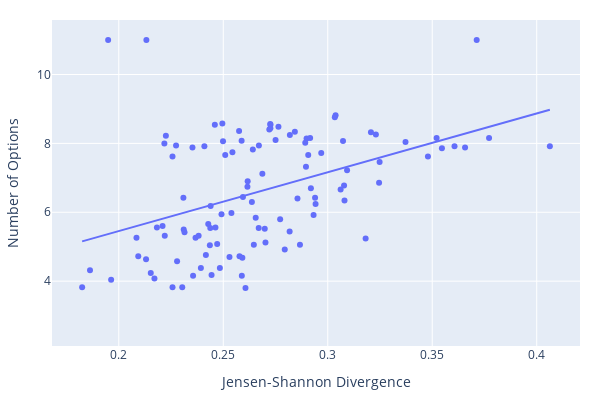

Notebook code for this chart:
### Code cell
px.scatter(merged_df, 'jsd', 'num_selections', trendline='ols', width=600, height=400,
          labels={
              'jsd': 'Jensen-Shannon Divergence',
              'num_selections': 'Number of Options'
          }).update_layout(
    margin=dict(l=20, r=20, t=20, b=20)
)

### Figure 1 — Plotly figure (JSON) as saved in the notebook; plotly's stock layout.template omitted (floating-point values rounded to 4 significant figures; data arrays with more than 128 entries replaced by an {"elided": "..."} marker saying what was removed)
{"data": [{"hovertemplate": "Jensen-Shannon Divergence=%{x}<br>Number of Options=%{y}<extra></extra>", "legendgroup": "", "marker": {"color": "#636efa", "symbol": "circle"}, "mode": "markers", "name": "", "orientation": "v", "showlegend": false, "type": "scatter", "x": {"elided": "138 float values"}, "xaxis": "x", "y": {"elided": "138 float values"}, "yaxis": "y"}, {"hovertemplate": "<b>OLS trendline</b><br>num_selections = 17.0768 * jsd + 2.03907<br>R<sup>2</sup>=0.189677<br><br>Jensen-Shannon Divergence=%{x}<br>Number of Options=%{y} <b>(trend)</b><extra></extra>", "legendgroup": "", "marker": {"color": "#636efa", "symbol": "circle"}, "mode": "lines", "name": "", "showlegend": false, "type": "scatter", "x": [0.1825, 0.1862, 0.1949, 0.1963, 0.2085, 0.2093, 0.2131, 0.2132, 0.2153, 0.2171, 0.2183, 0.221, 0.2218, 0.222, 0.2225, 0.2257, 0.2257, 0.2274, 0.2279, 0.2304, 0.2309, 0.2311, 0.2315, 0.2353, 0.2356, 0.2367, 0.2382, 0.2393, 0.241, 0.2417, 0.2428, 0.2436, 0.2438, 0.244, 0.2444, 0.246, 0.2463, 0.2471, 0.2484, 0.2492, 0.2496, 0.2499, 0.2509, 0.253, 0.2539, 0.2544, 0.2576, 0.2578, 0.2588, 0.2589, 0.2591, 0.2594, 0.2606, 0.2616, 0.2617, 0.2637, 0.2642, 0.2646, 0.2655, 0.267, 0.2671, 0.2687, 0.2699, 0.2702, 0.272, 0.2725, 0.2725, 0.2726, 0.275, 0.2764, 0.2772, 0.2794, 0.2818, 0.2819, 0.2843, 0.2855, 0.2867, 0.2892, 0.2896, 0.2899, 0.2907, 0.2916, 0.2919, 0.2932, 0.2939, 0.2942, 0.2969, 0.3034, 0.3038, 0.3062, 0.3073, 0.3078, 0.308, 0.3092, 0.3181, 0.3207, 0.323, 0.3246, 0.3248, 0.3372, 0.348, 0.3521, 0.3546, 0.3607, 0.3657, 0.3713, 0.3772, 0.4063], "xaxis": "x", "y": [5.155, 5.219, 5.368, 5.392, 5.599, 5.614, 5.677, 5.68, 5.716, 5.746, 5.766, 5.812, 5.827, 5.83, 5.839, 5.893, 5.894, 5.923, 5.931, 5.973, 5.983, 5.985, 5.992, 6.057, 6.062, 6.082, 6.107, 6.125, 6.154, 6.166, 6.186, 6.199, 6.202, 6.205, 6.213, 6.239, 6.244, 6.258, 6.281, 6.294, 6.301, 6.306, 6.324, 6.359, 6.375, 6.383, 6.438, 6.441, 6.458, 6.46, 6.464, 6.469, 6.49, 6.506, 6.508, 6.542, 6.55, 6.558, 6.573, 6.598, 6.599, 6.628, 6.647, 6.653, 6.685, 6.692, 6.693, 6.694, 6.736, 6.759, 6.773, 6.811, 6.851, 6.852, 6.893, 6.915, 6.935, 6.978, 6.984, 6.989, 7.003, 7.018, 7.024, 7.046, 7.059, 7.063, 7.109, 7.22, 7.226, 7.267, 7.287, 7.295, 7.299, 7.32, 7.472, 7.515, 7.555, 7.582, 7.586, 7.798, 7.981, 8.052, 8.095, 8.198, 8.284, 8.379, 8.48, 8.977], "yaxis": "y"}], "layout": {"height": 400, "legend": {"tracegroupgap": 0}, "margin": {"b": 20, "l": 20, "r": 20, "t": 20}, "width": 600, "xaxis": {"anchor": "y", "domain": [0, 1], "title": {"text": "Jensen-Shannon Divergence"}}, "yaxis": {"anchor": "x", "domain": [0, 1], "title": {"text": "Number of Options"}}}}
